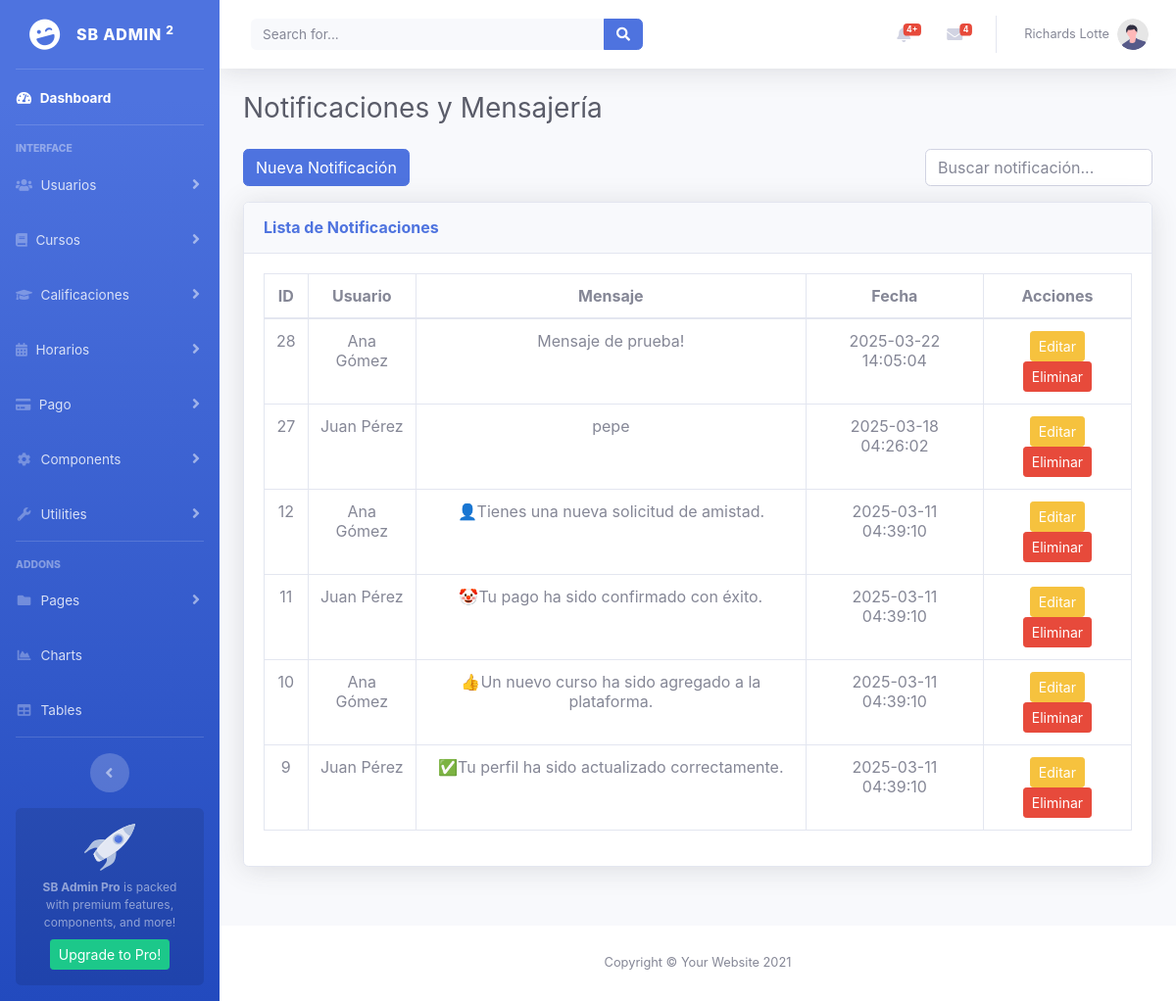
The page /notificaciones.php on the database as committed earlier.
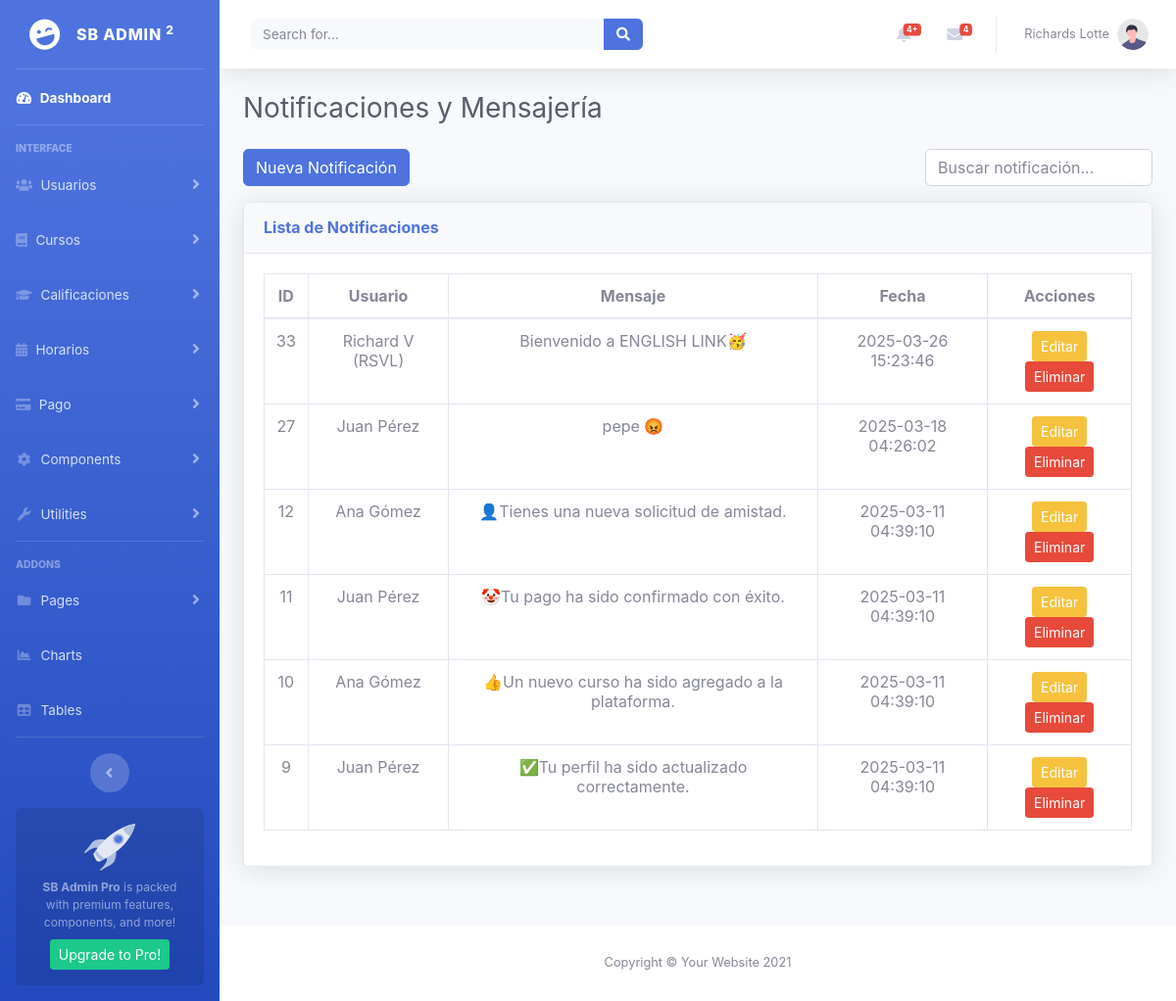
The same page on the database as committed later.
### tables this page shows
CREATE TABLE `notificaciones` (
  `id` int(11) NOT NULL,
  `usuario_id` int(11) NOT NULL,
  `mensaje` text DEFAULT NULL,
  `estado` enum('leído','no leído') DEFAULT 'no leído',
  `fecha_envio` timestamp NOT NULL DEFAULT current_timestamp()
);

CREATE TABLE `usuarios` (
  `id` int(11) NOT NULL,
  `nombre` varchar(255) NOT NULL,
  `email` varchar(255) NOT NULL,
  `password` varchar(255) NOT NULL,
  `rol` enum('admin','profesor','estudiante') DEFAULT 'estudiante',
  `fecha_registro` timestamp NOT NULL DEFAULT current_timestamp()
);

### php/notificaciones_crud.php (called while the page is built, shortened)
<?php
require_once "config.php";
function obtenerNotificaciones() {
    global $pdo;
    $query = "SELECT n.id, u.nombre AS usuario, n.mensaje, n.fecha_envio
              FROM notificaciones n
              INNER JOIN usuarios u ON n.usuario_id = u.id
              ORDER BY n.fecha_envio DESC, n.id DESC";
    $stmt = $pdo->query($query);
    return $stmt->fetchAll(PDO::FETCH_ASSOC);
}
?>

### notificaciones.php (the view, shortened to what this page needs)
<?php
require_once "vistas/parte_superior.php";
require_once "php/notificaciones_crud.php";
$notificaciones = obtenerNotificaciones();
?>
<!DOCTYPE html>
<html lang="es">
<head>
    <link href="vendor/fontawesome-free/css/all.min.css" rel="stylesheet" type="text/css">
    <link href="css/sb-admin-2.min.css" rel="stylesheet">
</head>
<div class="container-fluid">
    <h1 class="h3 mb-4 text-gray-800">Notificaciones y Mensajería</h1>
    <div class="d-flex justify-content-between align-items-center mb-3">
        <div>
            <button id="btnCrear" class="btn btn-primary">Nueva Notificación</button>
        </div>
        <input type="text" id="busqueda" class="form-control w-25" placeholder="Buscar notificación...">
    </div>
    <div class="card shadow mb-4">
        <div class="card-header py-3">
            <h6 class="m-0 font-weight-bold text-primary">Lista de Notificaciones</h6>
        </div>
        <div class="card-body">
            <table class="table table-bordered text-center">
                <thead>
                    <tr>
                        <th>ID</th>
                        <th>Usuario</th>
                        <th>Mensaje</th>
                        <th>Fecha</th>
                        <th>Acciones</th>
                    </tr>
                </thead>
                <tbody id="notificacionesTable">
                    <?php foreach ($notificaciones as $notificacion): ?>
                        <tr class="notificacion-item" id="fila_<?php echo $notificacion['id']; ?>">
                            <td><?php echo $notificacion['id']; ?></td>
                            <td><?php echo $notificacion['usuario']; ?></td>
                            <td><?php echo $notificacion['mensaje']; ?></td>
                            <td><?php echo $notificacion['fecha_envio']; ?></td>
                            <td>
                                <button class="btn btn-warning btn-sm editar-btn" data-id="<?php echo $notificacion['id']; ?>" data-mensaje="<?php echo htmlspecialchars($notificacion['mensaje'], ENT_QUOTES, 'UTF-8'); ?>">Editar</button>
                                <button class="btn btn-danger btn-sm eliminar-btn" data-id="<?php echo $notificacion['id']; ?>">Eliminar</button>
                            </td>
                        </tr>
                    <?php endforeach; ?>
                </tbody>
            </table>
        </div>
    </div>
</div>
<?php require_once "vistas/parte_inferior.php"; ?>

### vistas/parte_superior.php (shortened to what this page needs)
<body id="page-top">
    <div id="wrapper">
        <ul class="navbar-nav bg-gradient-primary sidebar sidebar-dark accordion" id="accordionSidebar">
            <a class="sidebar-brand d-flex align-items-center justify-content-center" href="index.php">
                <div class="sidebar-brand-icon rotate-n-15">
                    <i class="fas fa-laugh-wink"></i>
                </div>
                <div class="sidebar-brand-text mx-3">SB Admin <sup>2</sup></div>
            </a>
            <hr class="sidebar-divider my-0">
            <li class="nav-item active">
                <a class="nav-link" href="index.php">
                    <i class="fas fa-fw fa-tachometer-alt"></i>
                    <span>Dashboard</span></a>
            </li>
            <hr class="sidebar-divider">
            <div class="sidebar-heading">
                Interface
            </div>
            <li class="nav-item">
                <a class="nav-link collapsed" href="#" data-toggle="collapse" data-target="#collapseUsuarios">
                    <i class="fas fa-users"></i>
                    <span>Usuarios</span>
                </a>
            </li>
            <li class="nav-item">
                <a class="nav-link collapsed" href="#" data-toggle="collapse" data-target="#collapseCursos">
                    <i class="fas fa-book"></i>
                    <span>Cursos</span>
                </a>
            </li>
            <li class="nav-item">
                <a class="nav-link collapsed" href="#" data-toggle="collapse" data-target="#collapseCalificaciones">
                    <i class="fas fa-graduation-cap"></i>
                    <span>Calificaciones</span>
                </a>
            </li>
            <li class="nav-item">
                <a class="nav-link collapsed" href="#" data-toggle="collapse" data-target="#collapseHorarios">
                    <i class="fas fa-calendar-alt"></i>
                    <span>Horarios</span>
                </a>
            </li>
            <li class="nav-item">
                <a class="nav-link collapsed" href="#" data-toggle="collapse" data-target="#collapsePago">
                    <i class="fas fa-credit-card"></i>
                    <span>Pago</span>
                </a>
            </li>
            <li class="nav-item">
                <a class="nav-link collapsed" href="#" data-toggle="collapse" data-target="#collapseTwo"
                    aria-expanded="true" aria-controls="collapseTwo">
                    <i class="fas fa-fw fa-cog"></i>
                    <span>Components</span>
                </a>
            </li>
            <li class="nav-item">
                <a class="nav-link collapsed" href="#" data-toggle="collapse" data-target="#collapseUtilities"
                    aria-expanded="true" aria-controls="collapseUtilities">
                    <i class="fas fa-fw fa-wrench"></i>
                    <span>Utilities</span>
                </a>
            </li>
            <hr class="sidebar-divider">
            <div class="sidebar-heading">
                Addons
            </div>
            <li class="nav-item">
                <a class="nav-link collapsed" href="#" data-toggle="collapse" data-target="#collapsePages"
                    aria-expanded="true" aria-controls="collapsePages">
                    <i class="fas fa-fw fa-folder"></i>
                    <span>Pages</span>
                </a>
            </li>
            <li class="nav-item">
                <a class="nav-link" href="charts.html">
                    <i class="fas fa-fw fa-chart-area"></i>
                    <span>Charts</span></a>
            </li>
            <li class="nav-item">
                <a class="nav-link" href="tables.html">
                    <i class="fas fa-fw fa-table"></i>
                    <span>Tables</span></a>
            </li>
            <hr class="sidebar-divider d-none d-md-block">
            <div class="text-center d-none d-md-inline">
                <button class="rounded-circle border-0" id="sidebarToggle"></button>
            </div>
            <div class="sidebar-card d-none d-lg-flex">
                <img class="sidebar-card-illustration mb-2" src="img/undraw_rocket.svg" alt="...">
                <p class="text-center mb-2"><strong>SB Admin Pro</strong> is packed with premium features, components, and more!</p>
                <a class="btn btn-success btn-sm" href="https://startbootstrap.com/theme/sb-admin-pro">Upgrade to Pro!</a>
            </div>
        </ul>
        <div id="content-wrapper" class="d-flex flex-column">
            <div id="content">
                <nav class="navbar navbar-expand navbar-light bg-white topbar mb-4 static-top shadow">
                    <form
                        class="d-none d-sm-inline-block form-inline mr-auto ml-md-3 my-2 my-md-0 mw-100 navbar-search">
                        <div class="input-group">
                            <input type="text" class="form-control bg-light border-0 small" placeholder="Search for..."
                                aria-label="Search" aria-describedby="basic-addon2">
                            <div class="input-group-append">
                                <button class="btn btn-primary" type="button">
                                    <i class="fas fa-search fa-sm"></i>
                                </button>
                            </div>
                        </div>
                    </form>
                    <ul class="navbar-nav ml-auto">
                        <li class="nav-item dropdown no-arrow mx-1">
                            <a class="nav-link dropdown-toggle" href="#" id="alertsDropdown" role="button"
                                data-toggle="dropdown" aria-haspopup="true" aria-expanded="false">
                                <span class="badge badge-danger badge-counter">4+</span>
                            </a>
                        </li>
                        <li class="nav-item dropdown no-arrow mx-1">
                            <a class="nav-link dropdown-toggle" href="#" id="messagesDropdown" role="button"
                                data-toggle="dropdown" aria-haspopup="true" aria-expanded="false">
                                <i class="fas fa-envelope fa-fw"></i>
                                <span class="badge badge-danger badge-counter">4</span>
                            </a>
                        </li>
                        <li class="nav-item dropdown no-arrow">
                            <a class="nav-link dropdown-toggle" href="#" id="userDropdown" role="button"
                                data-toggle="dropdown" aria-haspopup="true" aria-expanded="false">
                                <span class="mr-2 d-none d-lg-inline text-gray-600 small">Richards Lotte</span>
                                <img class="img-profile rounded-circle"
                                    src="img/undraw_profile.svg">
                            </a>
                        </li>
                    </ul>
                </nav>

### vistas/parte_inferior.php (shortened to what this page needs)
</div>
            <footer class="sticky-footer bg-white">
                <div class="container my-auto">
                    <div class="copyright text-center my-auto">
                        <span>Copyright &copy; Your Website 2021</span>
                    </div>
                </div>
            </footer>
        </div>
    </div>
</body>
</html>

Rows that differ between the two databases and show on the page:
removed notificaciones: id "28", usuario.nombre "Ana Gómez", mensaje "Mensaje de prueba!", fecha_envio "2025-03-22 14:05:04"
added notificaciones: id "33", usuario.nombre "Richard V (RSVL)", mensaje "Bienvenido a ENGLISH LINK🥳", fecha_envio "2025-03-26 15:23:46"
changed notificaciones id 27: mensaje "pepe" → "pepe 😡"
